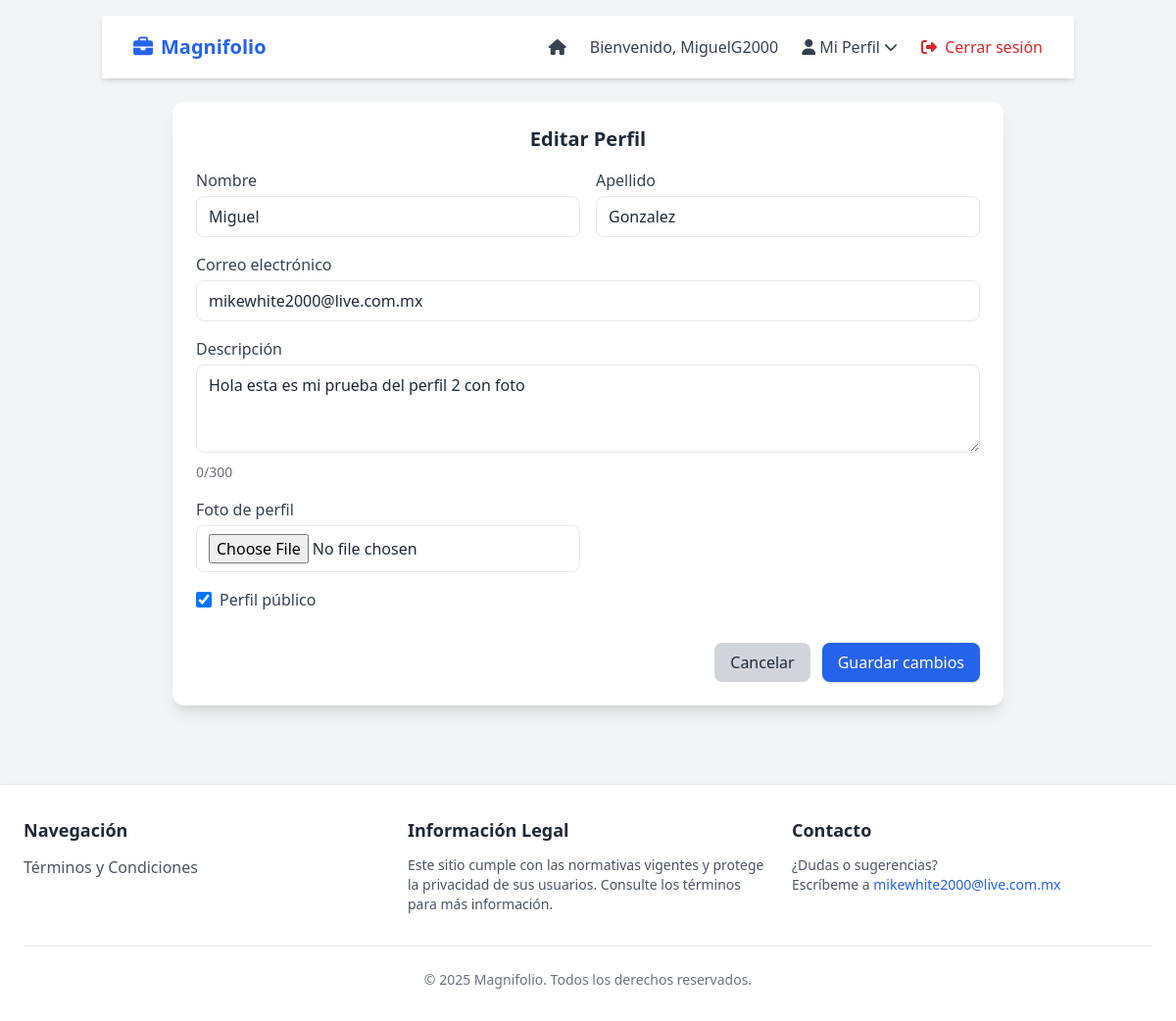
The page /editar_perfil/ (signed in) on the database as committed earlier.
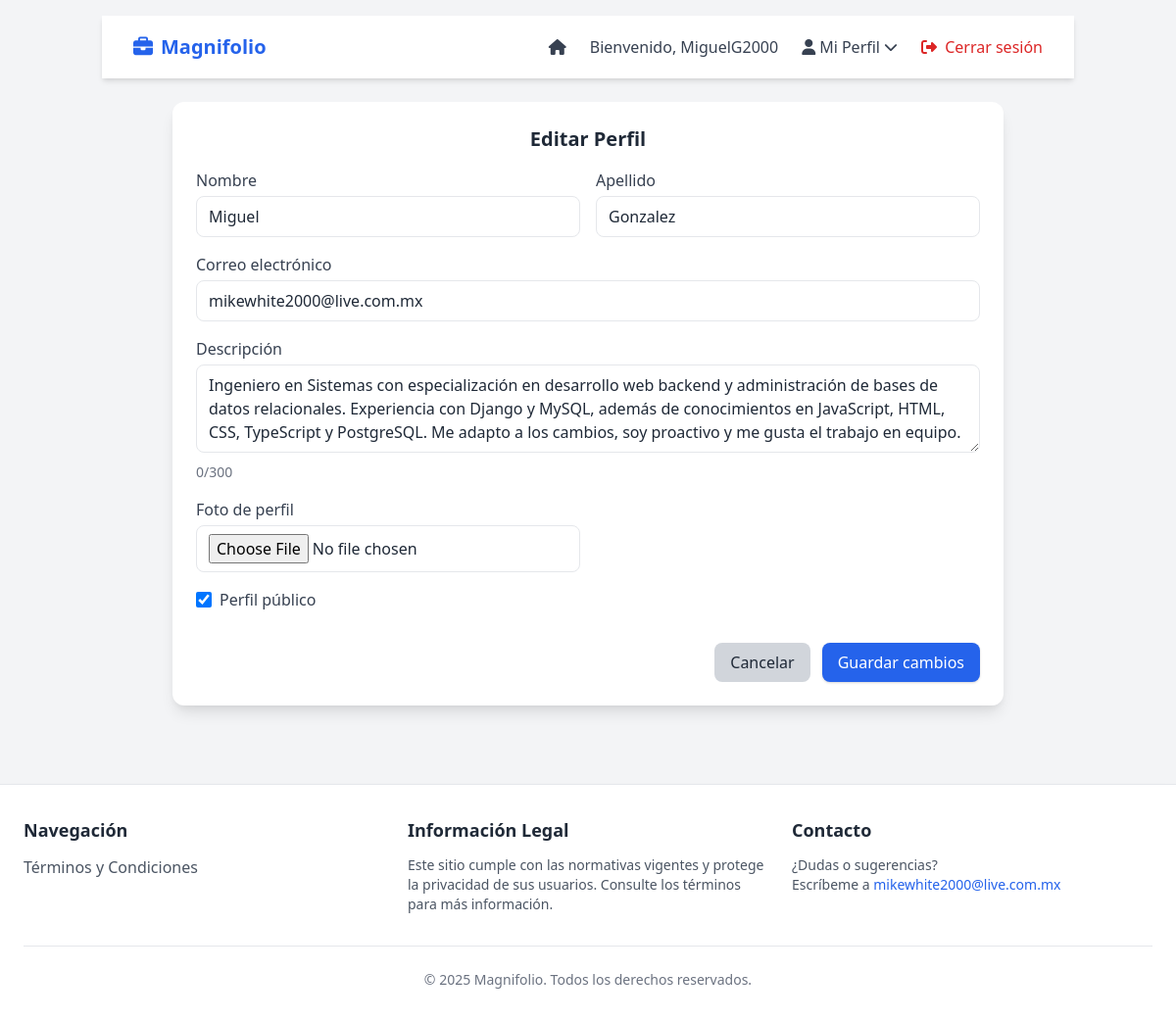
The same page on the database as committed later.
### usuarios/models.py (models this page shows, shortened)
class Usuario(AbstractUser):
    descripcion = models.TextField(max_length=300, null=True, blank=True)
    foto_perfil = models.ImageField(upload_to='fotos/', null=True, blank=True)
    visible = models.BooleanField(default=True)

### usuarios/views.py (the view)
# urls.py: path("editar_perfil/", editar_perfil, name="editar_perfil"),
@login_required
def editar_perfil(request):
    usuario = request.user
    if request.method == "POST":
        form = UsuarioForm(request.POST, request.FILES, instance=usuario)
        if form.is_valid():
            usuario = form.save(commit=False)
            cropped_data = request.POST.get("foto_perfil_cropped")
            if cropped_data:
                try:
                    format, imgstr = cropped_data.split(";base64,")
                    ext = format.split("/")[-1]
                    file_name = f"{usuario.username}_perfil.{ext}"
                    usuario.foto_perfil.save(
                        file_name,
                        ContentFile(base64.b64decode(imgstr)),
                        save=True
                    )
                except Exception as e:
                    messages.error(request, f"Error al procesar la imagen: {str(e)}")
            usuario.save()
            messages.success(request, "Tu perfil se actualizó correctamente ✅")
            return redirect(reverse_lazy('mi_perfil'))
        else:
            errors = form.errors.as_data()
            error_messages = []
            for field, error_list in errors.items():
                for error in error_list:
                    error_messages.append(f"{field}: {error.message}")
            messages.error(request, "\n".join(error_messages))
    else:
        form = UsuarioForm(instance=usuario)
    context = {
        "form": form
    }
    return render(request, 'editar_perfil.html', context)

### usuarios/forms.py (shortened to what this page needs)
class UsuarioForm(forms.ModelForm):
    class Meta:
        model = Usuario
        fields = ['first_name', 'last_name', 'email', 'descripcion', 'foto_perfil', 'visible']

### templates/editar_perfil.html (shortened to what this page needs)
{% extends 'base.html' %}
{% block navbar %}
    {% include 'navbar.html' %}
{% endblock %}
{% block content %}
<div class="max-w-4xl mx-auto p-6">
    <div class="bg-white rounded-xl shadow-lg p-6 relative">
        <h2 class="text-xl font-bold text-gray-800 mb-4 text-center">Editar Perfil</h2>
        <form method="post" enctype="multipart/form-data" class="space-y-4">
            <div class="grid grid-cols-1 md:grid-cols-2 gap-4">
                <div>
                    <label class="block text-gray-700 font-medium">Nombre</label>
                    <input type="text" name="first_name" value="{{ user.first_name }}"
                           class="w-full mt-1 px-3 py-2 border rounded-lg focus:ring focus:ring-blue-300">
                </div>
                <div>
                    <label class="block text-gray-700 font-medium">Apellido</label>
                    <input type="text" name="last_name" value="{{ user.last_name }}"
                           class="w-full mt-1 px-3 py-2 border rounded-lg focus:ring focus:ring-blue-300">
                </div>
            </div>
            <div>
                <label class="block text-gray-700 font-medium">Correo electrónico</label>
                <input type="email" name="email" value="{{ user.email }}"
                       class="w-full mt-1 px-3 py-2 border rounded-lg focus:ring focus:ring-blue-300">
            </div>
            <div>
                <label class="block text-gray-700 font-medium">Descripción</label>
                <textarea name="descripcion" rows="3" maxlength="300"
                          class="w-full mt-1 px-3 py-2 border rounded-lg focus:ring focus:ring-blue-300">{{ user.descripcion }}</textarea>
            </div>
            <div class="grid grid-cols-1 md:grid-cols-2 gap-4">
                <div>
                    <label class="block text-gray-700 font-medium">Foto de perfil</label>
                    <input id="fileInput" type="file" name="foto_perfil" accept="image/*"
                           class="w-full mt-1 px-3 py-2 border rounded-lg focus:ring focus:ring-blue-300">
                </div>
                <div class="flex justify-center items-center">
                </div>
            </div>
            <div class="flex items-center">
                <input type="checkbox" name="visible" id="visible"
                       {% if user.visible %}checked{% endif %}
                       class="h-4 w-4 text-blue-600 border-gray-300 rounded">
                <label for="visible" class="ml-2 text-gray-700">Perfil público</label>
            </div>
            <div class="flex justify-end space-x-3 pt-4">
                <a href="{% url 'mi_perfil' %}"
                   class="px-4 py-2 bg-gray-300 rounded-lg hover:bg-gray-400 transition">
                    Cancelar
                </a>
                <button type="submit"
                        class="px-4 py-2 bg-blue-600 text-white rounded-lg shadow hover:bg-blue-700 transition">
                    Guardar cambios
                </button>
            </div>
        </form>
    </div>
</div>
{% endblock %}

### templates/navbar.html (shortened to what this page needs)
{% load static %}
<!DOCTYPE html>
<html lang="es">
<head>
    <link href="https://cdn.jsdelivr.net/npm/tailwindcss@2.2.19/dist/tailwind.min.css" rel="stylesheet">
    <link rel="stylesheet" href="https://cdnjs.cloudflare.com/ajax/libs/font-awesome/6.5.1/css/all.min.css">
</head>
<body class="bg-gray-100 text-gray-800">
    <nav class="bg-white shadow-md">
        <div class="max-w-7xl mx-auto px-4 sm:px-6 lg:px-8">
            <div class="flex justify-between h-16">
                <div class="flex items-center">
                    <a href="{% url 'index' %}" class="text-xl font-bold text-blue-600 flex items-center">
                        <i class="fa-solid fa-briefcase mr-2"></i> Magnifolio
                    </a>
                </div>
                <div class="hidden md:flex items-center space-x-6">
                    <a href="{% url 'index' %}" class="text-gray-700 hover:text-blue-600 transition">
                        <i class="fa-solid fa-house"></i>
                    </a>
                    {% if request.user.is_authenticated %}
                        <span class="text-gray-700">
                            Bienvenido, {{ request.user.username }}
                        </span>
                        <div class="relative">
                            <button id="perfil-btn" class="text-gray-700 hover:text-blue-600 transition flex items-center">
                                <i class="fa-solid fa-user mr-1"></i> Mi Perfil
                                <i class="fa-solid fa-chevron-down ml-1 text-sm"></i>
                            </button>
                        </div>
                        <a href="{% url 'logout' %}" class="text-red-600 hover:text-red-700 transition">
                            <i class="fa-solid fa-right-from-bracket mr-1"></i> Cerrar sesión
                        </a>
                    {% endif %}
                </div>
            </div>
        </div>
    </nav>
</body>
</html>

Rows that differ between the two databases and show on the page:
changed Usuario "MiguelG2000": descripcion "Hola esta es mi prueba del perfil 2 con foto" → "Ingeniero en Sistemas con especialización en desarrollo web backend y administración de bases de datos relacionales. Experiencia con Django y MySQL, además de conocimientos en JavaScript, HTML, CSS, TypeScript y PostgreSQL. Me adapto a los cambios, soy proactivo y me gusta el trabajo en equipo."
